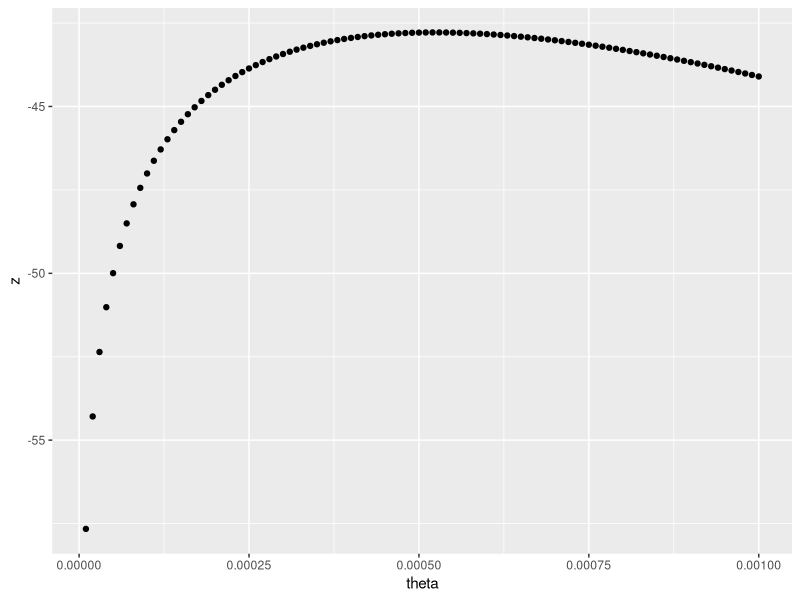

Generate this figure with R:
############## Solutions to question 2.4 #############
library(ggplot2)

ll <- function(theta, data, data_cens)
{
  lik = sum(dexp(data, theta, log = TRUE))
  cens_lik = sum(-theta * data_cens)
  return (lik + cens_lik)
}

allo <- c(28, 32, 49, 84, 357)
allo_cens <- c(933, 1078, 1183, 1560, 2114, 2144)

llf <- function(theta, data, data_cens)
{
  return(2 * (mll_z - ll(theta, data, data_cens)) - qchisq(0.95, 1))
}

# ggplot contour
thetas <- seq(0.00001, 0.001, 0.00001)
df.lik <- setNames(expand.grid(thetas), c('theta'))
df.lik$z  <-
  apply(df.lik, 1, function(x) {
    ll(x[1], data = allo, data_cens = allo_cens)
  })
ggplot(df.lik, aes(theta, z = z)) + geom_point(aes(x = theta, y = z))

# max param and likelihood values
idx <-  which.max(df.lik$z)
mll <- df.lik[idx,]$theta
mll_z <- df.lik[idx,]$z

# CI - generalised likelihood ratio test
l <- uniroot(llf, c(.000000001, mll), data = allo, data_cens = allo_cens)$root # lower
u <- uniroot(llf, c(mll, 1), data = allo, data_cens = allo_cens)$root # upper

# interval on days
print(c(1/u, 1/l))
